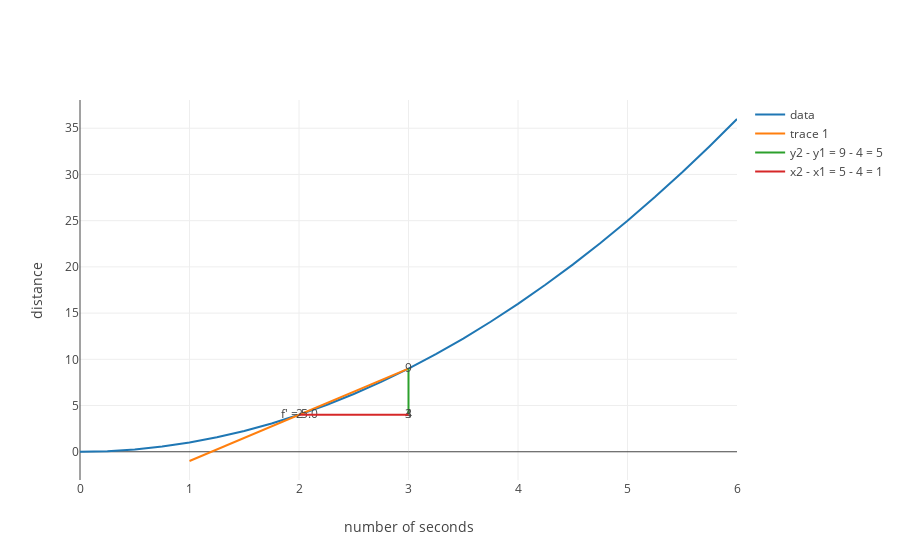

Notebook code for this chart:
### Code cell
#from calculus import delta_traces


delta_layout = build_layout(x_axis = {'title': 'number of seconds'}, y_axis = {'title': 'distance'})
x_squared_delta_traces = delta_traces(x_squared, 2, line_length = 2, delta_x = 1)
plot([trace_x_squared, *x_squared_delta_traces], delta_layout)

### Figure 1 — Plotly figure (JSON) as saved in the notebook; plotly's stock layout.template omitted (floating-point values rounded to 4 significant figures)
{"data": [{"mode": "lines", "name": "data", "text": [], "type": "scatter", "uid": "4f89483c-6ae3-11e9-8b8b-51a51e87e863", "x": [0, 0.25, 0.5, 0.75, 1, 1.25, 1.5, 1.75, 2, 2.25, 2.5, 2.75, 3, 3.25, 3.5, 3.75, 4, 4.25, 4.5, 4.75, 5, 5.25, 5.5, 5.75, 6], "y": [0, 0.0625, 0.25, 0.5625, 1, 1.562, 2.25, 3.062, 4, 5.062, 6.25, 7.562, 9, 10.56, 12.25, 14.06, 16, 18.06, 20.25, 22.56, 25, 27.56, 30.25, 33.06, 36]}, {"mode": "text+lines", "text": ["", "f' = 5.0", ""], "type": "scatter", "uid": "4f894a26-6ae3-11e9-8b8b-51a51e87e863", "x": [1, 2, 3], "y": [-1, 4, 9]}, {"mode": "lines+text", "name": "y2 - y1 = 9 - 4 = 5", "text": ["4", "9"], "type": "scatter", "uid": "4f894b20-6ae3-11e9-8b8b-51a51e87e863", "x": [3, 3], "y": [4, 9]}, {"mode": "lines+text", "name": "x2 - x1 = 5 - 4 = 1", "text": ["2", "3"], "type": "scatter", "uid": "4f894bd4-6ae3-11e9-8b8b-51a51e87e863", "x": [2, 3], "y": [4, 4]}], "layout": {"xaxis": {"title": "number of seconds"}, "yaxis": {"title": "distance"}}}
